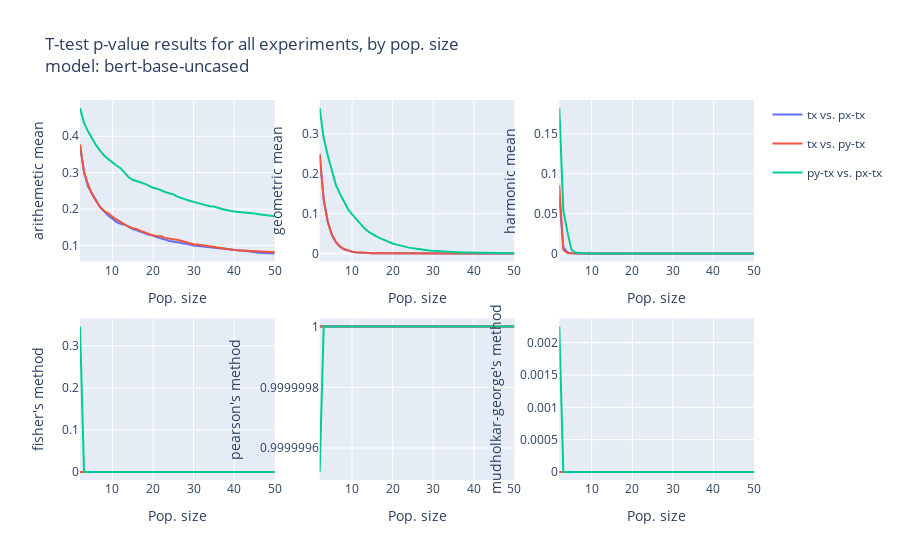

Notebook cell for this chart:
### Code cell
column_groups = [('tx', 'px-tx'), ('tx', 'py-tx'), ('py-tx', 'px-tx')]
pop_step = 1
dataset_size_variant = 1500 # alternatively 15000 if data is included
dataset_struct_variant = 'comb' # alternatively 'da' or 'tr'

sweep_pops_ttest_ctrl_vs_eff_diff_mean('bert-base-uncased', bert_df, column_groups, pop_step)
# sweep_pops_ttest_ctrl_vs_eff_diff_mean('gpt2', gpt2_df, column_groups, pop_step)

### Figure 1 — Plotly figure (JSON) as saved in the notebook; plotly's stock layout.template omitted (floating-point values rounded to 4 significant figures)
{"data": [{"legendgroup": "txpx-tx", "line": {"color": "#636EFA"}, "name": "tx vs. px-tx", "showlegend": false, "type": "scatter", "x": [2, 3, 4, 5, 6, 7, 8, 9, 10, 11, 12, 13, 14, 15, 16, 17, 18, 19, 20, 21, 22, 23, 24, 25, 26, 27, 28, 29, 30, 31, 32, 33, 34, 35, 36, 37, 38, 39, 40, 41, 42, 43, 44, 45, 46, 47, 48, 49, 50], "xaxis": "x", "y": [0.3744, 0.3018, 0.2612, 0.2404, 0.2238, 0.2046, 0.1922, 0.1817, 0.1738, 0.1647, 0.1597, 0.1573, 0.1518, 0.1452, 0.1421, 0.137, 0.1337, 0.1295, 0.1274, 0.1225, 0.1199, 0.1168, 0.1127, 0.1115, 0.1089, 0.1069, 0.1055, 0.1029, 0.1004, 0.09904, 0.0979, 0.0965, 0.09495, 0.09372, 0.09253, 0.0909, 0.08967, 0.08842, 0.08655, 0.0863, 0.08566, 0.08484, 0.08283, 0.08186, 0.08044, 0.07997, 0.0798, 0.07876, 0.07852], "yaxis": "y"}, {"legendgroup": "txpx-tx", "line": {"color": "#636EFA"}, "name": "tx vs. px-tx", "showlegend": false, "type": "scatter", "x": [2, 3, 4, 5, 6, 7, 8, 9, 10, 11, 12, 13, 14, 15, 16, 17, 18, 19, 20, 21, 22, 23, 24, 25, 26, 27, 28, 29, 30, 31, 32, 33, 34, 35, 36, 37, 38, 39, 40, 41, 42, 43, 44, 45, 46, 47, 48, 49, 50], "xaxis": "x2", "y": [0.247, 0.1363, 0.07889, 0.04665, 0.02814, 0.01698, 0.01039, 0.00653, 0.004155, 0.002591, 0.001661, 0.00105, 0.0006634, 0.0004212, 0.0002637, 0.0001677, 0.0001069, 6.8e-05, 4.326e-05, 2.794e-05, 1.794e-05, 1.141e-05, 7.396e-06, 4.699e-06, 2.977e-06, 1.931e-06, 1.21e-06, 7.563e-07, 4.76e-07, 3.058e-07, 1.943e-07, 1.271e-07, 8.159e-08, 5.204e-08, 3.301e-08, 2.077e-08, 1.33e-08, 8.642e-09, 5.513e-09, 3.475e-09, 2.237e-09, 1.433e-09, 9.423e-10, 6.009e-10, 3.851e-10, 2.469e-10, 1.586e-10, 1.031e-10, 6.634e-11], "yaxis": "y2"}, {"legendgroup": "txpx-tx", "line": {"color": "#636EFA"}, "name": "tx vs. px-tx", "type": "scatter", "x": [2, 3, 4, 5, 6, 7, 8, 9, 10, 11, 12, 13, 14, 15, 16, 17, 18, 19, 20, 21, 22, 23, 24, 25, 26, 27, 28, 29, 30, 31, 32, 33, 34, 35, 36, 37, 38, 39, 40, 41, 42, 43, 44, 45, 46, 47, 48, 49, 50], "xaxis": "x3", "y": [0.0697, 0.00768, 0.001509, 9.909e-05, 2.326e-06, 1.342e-07, 6.317e-09, 6.121e-11, 9.171e-12, 1.223e-12, 2.922e-14, 6.789e-16, 8.737e-18, 4.855e-18, 1.64e-19, 2.753e-21, 5.603e-23, 2.468e-24, 6.675e-26, 2.316e-27, 6.81e-29, 3.946e-29, 2.074e-30, 2.966e-31, 6.003e-33, 3.074e-34, 1.455e-35, 5.078e-37, 4.887e-37, 1.85e-38, 7.11e-40, 3.257e-41, 7.907e-43, 5.269e-44, 1.468e-45, 4.112e-47, 1.229e-48, 2.993e-50, 4.908e-52, 8.103e-54, 3.935e-55, 8.136e-57, 1.723e-56, 1.735e-57, 1.381e-58, 3.937e-60, 9.785e-61, 2.398e-60, 3.38e-61], "yaxis": "y3"}, {"legendgroup": "txpx-tx", "line": {"color": "#636EFA"}, "name": "tx vs. px-tx", "showlegend": false, "type": "scatter", "x": [2, 3, 4, 5, 6, 7, 8, 9, 10, 11, 12, 13, 14, 15, 16, 17, 18, 19, 20, 21, 22, 23, 24, 25, 26, 27, 28, 29, 30, 31, 32, 33, 34, 35, 36, 37, 38, 39, 40, 41, 42, 43, 44, 45, 46, 47, 48, 49, 50], "xaxis": "x4", "y": [1.2e-84, 0, 0, 0, 0, 0, 0, 0, 0, 0, 0, 0, 0, 0, 0, 0, 0, 0, 0, 0, 0, 0, 0, 0, 0, 0, 0, 0, 0, 0, 0, 0, 0, 0, 0, 0, 0, 0, 0, 0, 0, 0, 0, 0, 0, 0, 0, 0, 0], "yaxis": "y4"}, {"legendgroup": "txpx-tx", "line": {"color": "#636EFA"}, "name": "tx vs. px-tx", "showlegend": false, "type": "scatter", "x": [2, 3, 4, 5, 6, 7, 8, 9, 10, 11, 12, 13, 14, 15, 16, 17, 18, 19, 20, 21, 22, 23, 24, 25, 26, 27, 28, 29, 30, 31, 32, 33, 34, 35, 36, 37, 38, 39, 40, 41, 42, 43, 44, 45, 46, 47, 48, 49, 50], "xaxis": "x5", "y": [1, 1, 1, 1, 1, 1, 1, 1, 1, 1, 1, 1, 1, 1, 1, 1, 1, 1, 1, 1, 1, 1, 1, 1, 1, 1, 1, 1, 1, 1, 1, 1, 1, 1, 1, 1, 1, 1, 1, 1, 1, 1, 1, 1, 1, 1, 1, 1, 1], "yaxis": "y5"}, {"legendgroup": "txpx-tx", "line": {"color": "#636EFA"}, "name": "tx vs. px-tx", "showlegend": false, "type": "scatter", "x": [2, 3, 4, 5, 6, 7, 8, 9, 10, 11, 12, 13, 14, 15, 16, 17, 18, 19, 20, 21, 22, 23, 24, 25, 26, 27, 28, 29, 30, 31, 32, 33, 34, 35, 36, 37, 38, 39, 40, 41, 42, 43, 44, 45, 46, 47, 48, 49, 50], "xaxis": "x6", "y": [2.99e-107, 0, 0, 0, 0, 0, 0, 0, 0, 0, 0, 0, 0, 0, 0, 0, 0, 0, 0, 0, 0, 0, 0, 0, 0, 0, 0, 0, 0, 0, 0, 0, 0, 0, 0, 0, 0, 0, 0, 0, 0, 0, 0, 0, 0, 0, 0, 0, 0], "yaxis": "y6"}, {"legendgroup": "txpy-tx", "line": {"color": "#EF553B"}, "name": "tx vs. py-tx", "showlegend": false, "type": "scatter", "x": [2, 3, 4, 5, 6, 7, 8, 9, 10, 11, 12, 13, 14, 15, 16, 17, 18, 19, 20, 21, 22, 23, 24, 25, 26, 27, 28, 29, 30, 31, 32, 33, 34, 35, 36, 37, 38, 39, 40, 41, 42, 43, 44, 45, 46, 47, 48, 49, 50], "xaxis": "x", "y": [0.3777, 0.3014, 0.2673, 0.2402, 0.2219, 0.2057, 0.1948, 0.1886, 0.1789, 0.172, 0.1639, 0.1583, 0.1517, 0.1479, 0.1453, 0.1403, 0.1363, 0.1304, 0.1277, 0.1264, 0.1255, 0.1211, 0.1187, 0.1176, 0.1162, 0.1129, 0.1097, 0.1064, 0.1036, 0.1029, 0.1011, 0.1003, 0.09869, 0.09679, 0.09512, 0.09383, 0.09061, 0.08961, 0.08818, 0.08725, 0.08644, 0.08655, 0.08616, 0.08514, 0.08422, 0.08303, 0.08333, 0.08266, 0.08217], "yaxis": "y"}, {"legendgroup": "txpy-tx", "line": {"color": "#EF553B"}, "name": "tx vs. py-tx", "showlegend": false, "type": "scatter", "x": [2, 3, 4, 5, 6, 7, 8, 9, 10, 11, 12, 13, 14, 15, 16, 17, 18, 19, 20, 21, 22, 23, 24, 25, 26, 27, 28, 29, 30, 31, 32, 33, 34, 35, 36, 37, 38, 39, 40, 41, 42, 43, 44, 45, 46, 47, 48, 49, 50], "xaxis": "x2", "y": [0.2506, 0.134, 0.08006, 0.04777, 0.02885, 0.01785, 0.01102, 0.007093, 0.004463, 0.002771, 0.001733, 0.001102, 0.0007161, 0.0004453, 0.0002928, 0.0001893, 0.0001194, 7.623e-05, 4.983e-05, 3.231e-05, 2.093e-05, 1.354e-05, 8.733e-06, 5.801e-06, 3.745e-06, 2.439e-06, 1.56e-06, 9.946e-07, 6.269e-07, 4.073e-07, 2.637e-07, 1.753e-07, 1.133e-07, 7.333e-08, 4.706e-08, 2.978e-08, 1.938e-08, 1.264e-08, 8.1e-09, 5.201e-09, 3.408e-09, 2.273e-09, 1.497e-09, 9.723e-10, 6.274e-10, 4.101e-10, 2.688e-10, 1.764e-10, 1.15e-10], "yaxis": "y2"}, {"legendgroup": "txpy-tx", "line": {"color": "#EF553B"}, "name": "tx vs. py-tx", "type": "scatter", "x": [2, 3, 4, 5, 6, 7, 8, 9, 10, 11, 12, 13, 14, 15, 16, 17, 18, 19, 20, 21, 22, 23, 24, 25, 26, 27, 28, 29, 30, 31, 32, 33, 34, 35, 36, 37, 38, 39, 40, 41, 42, 43, 44, 45, 46, 47, 48, 49, 50], "xaxis": "x3", "y": [0.08536, 0.004631, 0.0004478, 1.615e-05, 4.251e-06, 2.304e-07, 5.37e-09, 2.017e-10, 6.653e-12, 1.421e-12, 7.564e-14, 6.791e-15, 3.932e-16, 1.959e-17, 6.833e-19, 2.219e-20, 8.929e-22, 6.26e-23, 6.076e-24, 3.681e-25, 1.078e-26, 2.08e-28, 3.645e-30, 1.353e-31, 2.165e-33, 7.237e-35, 1.151e-36, 2.034e-38, 2.529e-39, 5.324e-41, 5.16e-42, 9.866e-44, 4.345e-45, 1.602e-46, 1.557e-47, 1.373e-48, 1.586e-46, 1.278e-47, 1.409e-46, 4.438e-48, 3.509e-49, 9.928e-51, 2.878e-52, 1.168e-53, 2.009e-55, 1.438e-56, 3.382e-58, 1.446e-60, 1.082e-61], "yaxis": "y3"}, {"legendgroup": "txpy-tx", "line": {"color": "#EF553B"}, "name": "tx vs. py-tx", "showlegend": false, "type": "scatter", "x": [2, 3, 4, 5, 6, 7, 8, 9, 10, 11, 12, 13, 14, 15, 16, 17, 18, 19, 20, 21, 22, 23, 24, 25, 26, 27, 28, 29, 30, 31, 32, 33, 34, 35, 36, 37, 38, 39, 40, 41, 42, 43, 44, 45, 46, 47, 48, 49, 50], "xaxis": "x4", "y": [2.756e-79, 0, 0, 0, 0, 0, 0, 0, 0, 0, 0, 0, 0, 0, 0, 0, 0, 0, 0, 0, 0, 0, 0, 0, 0, 0, 0, 0, 0, 0, 0, 0, 0, 0, 0, 0, 0, 0, 0, 0, 0, 0, 0, 0, 0, 0, 0, 0, 0], "yaxis": "y4"}, {"legendgroup": "txpy-tx", "line": {"color": "#EF553B"}, "name": "tx vs. py-tx", "showlegend": false, "type": "scatter", "x": [2, 3, 4, 5, 6, 7, 8, 9, 10, 11, 12, 13, 14, 15, 16, 17, 18, 19, 20, 21, 22, 23, 24, 25, 26, 27, 28, 29, 30, 31, 32, 33, 34, 35, 36, 37, 38, 39, 40, 41, 42, 43, 44, 45, 46, 47, 48, 49, 50], "xaxis": "x5", "y": [1, 1, 1, 1, 1, 1, 1, 1, 1, 1, 1, 1, 1, 1, 1, 1, 1, 1, 1, 1, 1, 1, 1, 1, 1, 1, 1, 1, 1, 1, 1, 1, 1, 1, 1, 1, 1, 1, 1, 1, 1, 1, 1, 1, 1, 1, 1, 1, 1], "yaxis": "y5"}, {"legendgroup": "txpy-tx", "line": {"color": "#EF553B"}, "name": "tx vs. py-tx", "showlegend": false, "type": "scatter", "x": [2, 3, 4, 5, 6, 7, 8, 9, 10, 11, 12, 13, 14, 15, 16, 17, 18, 19, 20, 21, 22, 23, 24, 25, 26, 27, 28, 29, 30, 31, 32, 33, 34, 35, 36, 37, 38, 39, 40, 41, 42, 43, 44, 45, 46, 47, 48, 49, 50], "xaxis": "x6", "y": [8.133e-98, 0, 0, 0, 0, 0, 0, 0, 0, 0, 0, 0, 0, 0, 0, 0, 0, 0, 0, 0, 0, 0, 0, 0, 0, 0, 0, 0, 0, 0, 0, 0, 0, 0, 0, 0, 0, 0, 0, 0, 0, 0, 0, 0, 0, 0, 0, 0, 0], "yaxis": "y6"}, {"legendgroup": "py-txpx-tx", "line": {"color": "#00CC96"}, "name": "py-tx vs. px-tx", "showlegend": false, "type": "scatter", "x": [2, 3, 4, 5, 6, 7, 8, 9, 10, 11, 12, 13, 14, 15, 16, 17, 18, 19, 20, 21, 22, 23, 24, 25, 26, 27, 28, 29, 30, 31, 32, 33, 34, 35, 36, 37, 38, 39, 40, 41, 42, 43, 44, 45, 46, 47, 48, 49, 50], "xaxis": "x", "y": [0.4773, 0.4364, 0.4127, 0.3917, 0.3748, 0.36, 0.3467, 0.3371, 0.3275, 0.3196, 0.3123, 0.2984, 0.2875, 0.2805, 0.2777, 0.2732, 0.2694, 0.2629, 0.2586, 0.2561, 0.2508, 0.2471, 0.2435, 0.2405, 0.2343, 0.2301, 0.227, 0.223, 0.2198, 0.2173, 0.2135, 0.2103, 0.2081, 0.2074, 0.2032, 0.2003, 0.1979, 0.1949, 0.1935, 0.1921, 0.1916, 0.1902, 0.1887, 0.1882, 0.1859, 0.1844, 0.1846, 0.1826, 0.1808], "yaxis": "y"}, {"legendgroup": "py-txpx-tx", "line": {"color": "#00CC96"}, "name": "py-tx vs. px-tx", "showlegend": false, "type": "scatter", "x": [2, 3, 4, 5, 6, 7, 8, 9, 10, 11, 12, 13, 14, 15, 16, 17, 18, 19, 20, 21, 22, 23, 24, 25, 26, 27, 28, 29, 30, 31, 32, 33, 34, 35, 36, 37, 38, 39, 40, 41, 42, 43, 44, 45, 46, 47, 48, 49, 50], "xaxis": "x2", "y": [0.3653, 0.2905, 0.2459, 0.2054, 0.1723, 0.1498, 0.1291, 0.1114, 0.09816, 0.0857, 0.07524, 0.06359, 0.05483, 0.04815, 0.04314, 0.03759, 0.0329, 0.02866, 0.02509, 0.02206, 0.01905, 0.0167, 0.01457, 0.01272, 0.01105, 0.009681, 0.00843, 0.007387, 0.006412, 0.005628, 0.004893, 0.004362, 0.003829, 0.003365, 0.002929, 0.002593, 0.002262, 0.001993, 0.001767, 0.001551, 0.001357, 0.001207, 0.001057, 0.0009317, 0.000825, 0.0007278, 0.0006474, 0.0005703, 0.0005115], "yaxis": "y2"}, {"legendgroup": "py-txpx-tx", "line": {"color": "#00CC96"}, "name": "py-tx vs. px-tx", "type": "scatter", "x": [2, 3, 4, 5, 6, 7, 8, 9, 10, 11, 12, 13, 14, 15, 16, 17, 18, 19, 20, 21, 22, 23, 24, 25, 26, 27, 28, 29, 30, 31, 32, 33, 34, 35, 36, 37, 38, 39, 40, 41, 42, 43, 44, 45, 46, 47, 48, 49, 50], "xaxis": "x3", "y": [0.1822, 0.05385, 0.02667, 0.004592, 0.001022, 0.0003114, 8.017e-05, 7.037e-06, 2.057e-05, 4.718e-06, 5.609e-07, 4.744e-08, 7.986e-09, 6.941e-09, 1.193e-09, 1.958e-09, 6.342e-10, 7.699e-11, 6.439e-12, 1.683e-12, 2.965e-13, 2.782e-14, 2.475e-14, 8.191e-15, 9.61e-16, 1.305e-16, 1.24e-17, 9.05e-19, 1.862e-19, 3.215e-20, 5.095e-21, 2.892e-21, 2.329e-22, 1.724e-23, 1.935e-24, 1.658e-25, 7.828e-25, 5.959e-26, 5.49e-27, 1.708e-27, 5.075e-28, 9.184e-29, 2.499e-29, 6.192e-30, 1.886e-29, 2.852e-30, 3.188e-31, 3.414e-32, 2.911e-33], "yaxis": "y3"}, {"legendgroup": "py-txpx-tx", "line": {"color": "#00CC96"}, "name": "py-tx vs. px-tx", "showlegend": false, "type": "scatter", "x": [2, 3, 4, 5, 6, 7, 8, 9, 10, 11, 12, 13, 14, 15, 16, 17, 18, 19, 20, 21, 22, 23, 24, 25, 26, 27, 28, 29, 30, 31, 32, 33, 34, 35, 36, 37, 38, 39, 40, 41, 42, 43, 44, 45, 46, 47, 48, 49, 50], "xaxis": "x4", "y": [0.3455, 1.091e-33, 2.516e-86, 1.427e-163, 1.071e-255, 0, 0, 0, 0, 0, 0, 0, 0, 0, 0, 0, 0, 0, 0, 0, 0, 0, 0, 0, 0, 0, 0, 0, 0, 0, 0, 0, 0, 0, 0, 0, 0, 0, 0, 0, 0, 0, 0, 0, 0, 0, 0, 0, 0], "yaxis": "y4"}, {"legendgroup": "py-txpx-tx", "line": {"color": "#00CC96"}, "name": "py-tx vs. px-tx", "showlegend": false, "type": "scatter", "x": [2, 3, 4, 5, 6, 7, 8, 9, 10, 11, 12, 13, 14, 15, 16, 17, 18, 19, 20, 21, 22, 23, 24, 25, 26, 27, 28, 29, 30, 31, 32, 33, 34, 35, 36, 37, 38, 39, 40, 41, 42, 43, 44, 45, 46, 47, 48, 49, 50], "xaxis": "x5", "y": [1.0, 1, 1, 1, 1, 1, 1, 1, 1, 1, 1, 1, 1, 1, 1, 1, 1, 1, 1, 1, 1, 1, 1, 1, 1, 1, 1, 1, 1, 1, 1, 1, 1, 1, 1, 1, 1, 1, 1, 1, 1, 1, 1, 1, 1, 1, 1, 1, 1], "yaxis": "y5"}, {"legendgroup": "py-txpx-tx", "line": {"color": "#00CC96"}, "name": "py-tx vs. px-tx", "showlegend": false, "type": "scatter", "x": [2, 3, 4, 5, 6, 7, 8, 9, 10, 11, 12, 13, 14, 15, 16, 17, 18, 19, 20, 21, 22, 23, 24, 25, 26, 27, 28, 29, 30, 31, 32, 33, 34, 35, 36, 37, 38, 39, 40, 41, 42, 43, 44, 45, 46, 47, 48, 49, 50], "xaxis": "x6", "y": [0.002249, 3.41e-33, 3.846e-75, 4.036e-134, 3.819e-212, 6.677e-284, 0, 0, 0, 0, 0, 0, 0, 0, 0, 0, 0, 0, 0, 0, 0, 0, 0, 0, 0, 0, 0, 0, 0, 0, 0, 0, 0, 0, 0, 0, 0, 0, 0, 0, 0, 0, 0, 0, 0, 0, 0, 0, 0], "yaxis": "y6"}], "layout": {"title": {"text": "T-test p-value results for all experiments, by pop. size<br />model: bert-base-uncased"}, "xaxis": {"anchor": "y", "domain": [0, 0.2889], "title": {"text": "Pop. size"}}, "xaxis2": {"anchor": "y2", "domain": [0.3556, 0.6444], "title": {"text": "Pop. size"}}, "xaxis3": {"anchor": "y3", "domain": [0.7111, 1], "title": {"text": "Pop. size"}}, "xaxis4": {"anchor": "y4", "domain": [0, 0.2889], "title": {"text": "Pop. size"}}, "xaxis5": {"anchor": "y5", "domain": [0.3556, 0.6444], "title": {"text": "Pop. size"}}, "xaxis6": {"anchor": "y6", "domain": [0.7111, 1], "title": {"text": "Pop. size"}}, "yaxis": {"anchor": "x", "domain": [0.575, 1], "title": {"text": "arithemetic mean"}}, "yaxis2": {"anchor": "x2", "domain": [0.575, 1], "title": {"text": "geometric mean"}}, "yaxis3": {"anchor": "x3", "domain": [0.575, 1], "title": {"text": "harmonic mean"}}, "yaxis4": {"anchor": "x4", "domain": [0, 0.425], "title": {"text": "fisher's method"}}, "yaxis5": {"anchor": "x5", "domain": [0, 0.425], "title": {"text": "pearson's method"}}, "yaxis6": {"anchor": "x6", "domain": [0, 0.425], "title": {"text": "mudholkar-george's method"}}}}
